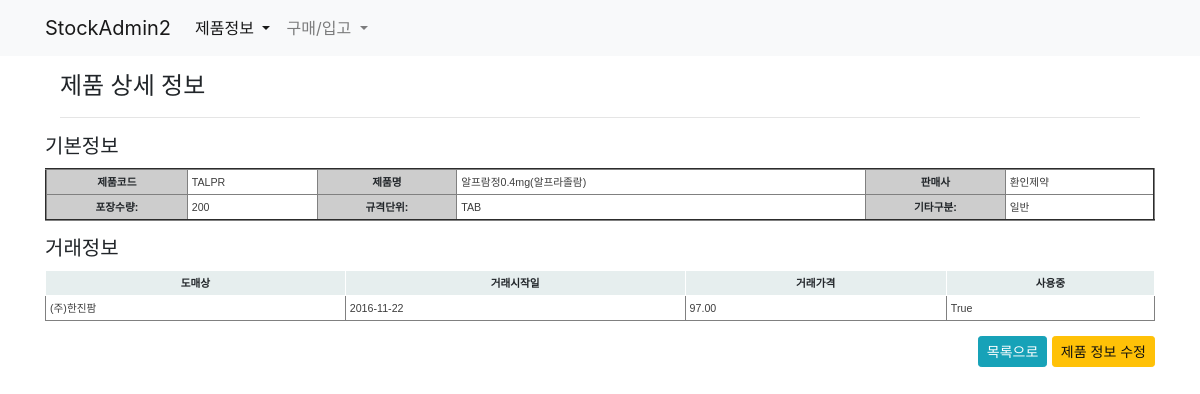
The page /product/877/ on the database as committed earlier.
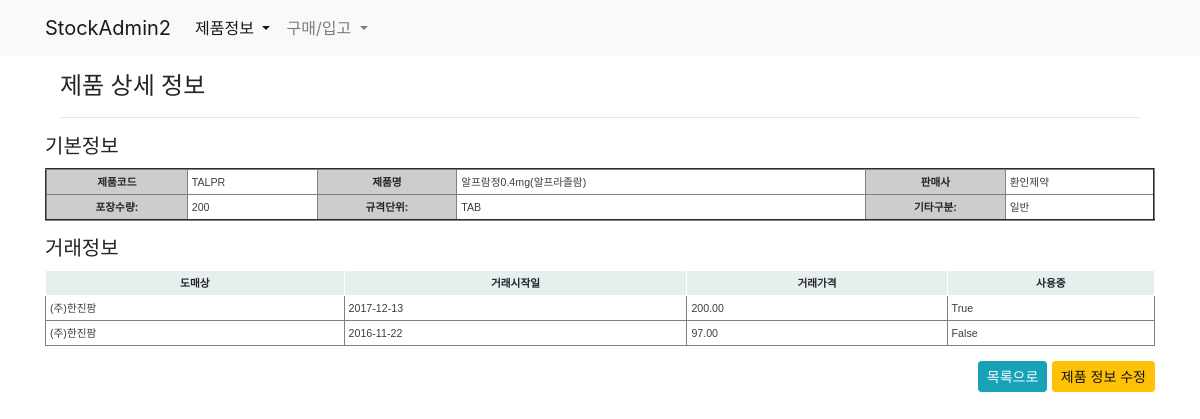
The same page on the database as committed later.
### product/models.py (models this page shows, shortened)
class Product(models.Model):
    name = models.CharField('제품명', max_length=50, unique=True)
    code = models.CharField('제품코드', max_length=50, unique=True)
    company = models.CharField('판매사', max_length=50, blank=True)
    std_unit = models.CharField('제품규격', max_length=10, choices=zip(STD_UNITs, STD_UNITs))
    pkg_amount = models.IntegerField('포장수량', default=1)
    etc_class = models.CharField('기타구분', max_length=10, choices=zip(ETC_CLASS, ETC_CLASS), default='일반')
    updated = models.DateTimeField(auto_now=True)
    created = models.DateTimeField(auto_now_add=True)
    class Meta:
        verbose_name = '제품'
        verbose_name_plural = '제품'
        ordering = '-created',

class BuyInfo(BuyInfoMixin, models.Model):
    slug = models.SlugField('구매코드', unique=True, blank=True)
    product = models.ForeignKey(Product, on_delete=models.CASCADE)
    market = models.ForeignKey(Market, on_delete=models.CASCADE)
    date = models.DateField('시작일자', blank=True, default=timezone.now)
    price = models.DecimalField('구매가격', max_digits=50, decimal_places=2)
    active = models.BooleanField('사용중', default=True)
    updated = models.DateTimeField(auto_now=True)
    created = models.DateTimeField(auto_now_add=True)
    class Meta:
        verbose_name = '구매정보'
        verbose_name_plural = '구매정보'
        ordering = '-created',

class Market(models.Model):
    name = models.CharField('도매상명', max_length=50, unique=True)
    tel = models.CharField('전화', max_length=50, blank=True, null=True)
    fax = models.CharField('팩스', max_length=50, blank=True, null=True)
    email = models.EmailField('메일', blank=True, null=True)
    updated = models.DateTimeField(auto_now=True)
    created = models.DateTimeField(auto_now_add=True)
    class Meta:
        verbose_name = '도매상'
        verbose_name_plural = '도매상'
    def __str__(self):
        return self.name

### product/views.py (the view)
# urls.py: path('<int:pk>/', ProductDetailView.as_view(), name='detail'),
class ProductDetailView(DetailView):
    model = Product

### product/templates/product/product_detail.html
{% extends "product/product_base.html" %}
{% block product_header %}
<h4>제품 상세 정보</h4>
<hr>
{% endblock product_header %}
{% block product_content %}
<div class="col-12">
<h5>기본정보</h5>
<table class="product-info tablesorter" border="2">
    <tr>
        <th>제품코드</th>
        <td>{{ object.code }}</td>
        <th>제품명</th>
        <td>{{ object.name }}</td>
        <th>판매사</th>
        <td>{{ object.company }}</td>
    </tr>
    <tr>
        <th>포장수량:</th>
        <td>{{ object.pkg_amount }}</td>
        <th>규격단위:</th>
        <td>{{ object.std_unit }}</td>
        <th>기타구분:</th>
        <td>{{ object.etc_class }}</td>
    </tr>
</table>
<h5>거래정보</h5>
<table class="product-info tablesorter" border="1">
    <thead>
        <tr>
            <th>도매상</th>
            <th>거래시작일</th>
            <th>거래가격</th>
            <th>사용중</th>
        </tr>
    </thead>
    <tbody>
        {% for info in object.buyinfo_set.all %}
        <tr>
            <td>{{ info.market }}</td>
            <td>{{ info.date|date:"Y-m-d" }}</td>
            <td>{{ info.price }}</td>
            <td>{{ info.active }}</td>
        </tr>
        {% endfor %}
    </tbody>
</table>
</div>
<div class="col-12 text-right">
    <a class="btn btn-info btn-sm" href="{% url 'product:list' %}">목록으로</a>
    <a class="btn btn-warning btn-sm" href="{% url 'product:update' object.pk %}">제품 정보 수정</a>
</div>
{% endblock product_content %}

### product/templates/product/product_base.html
{% extends "base.html" %}
{% block content %}
<div class="container">
    <div class="col-12 my-3">
    {% block product_header %}{% endblock product_header %}
    </div>
    <div class="row">
    {% block product_content %}{% endblock product_content %}
    </div>
</div>
{% endblock content %}

### templates/base.html (shortened to what this page needs)
<!DOCTYPE html>
<html>
<head>
    {% include "components/static.html" %}
</head>
<body>
    {% include "components/navbar.html" %}
    {% block content %}{% endblock content %}
</body>
</html>

### templates/components/static.html (shortened to what this page needs)
{% load static %}
<link rel="stylesheet" type="text/css" href="{% static "bootstrap-4.0.0-beta.2-dist/css/bootstrap.css" %}">
<link rel="stylesheet" type="text/css" href="{% static "jquery-ui-1.12.1/jquery-ui.min.css" %}">
<link rel="stylesheet" type="text/css" href="{% static "tablesorter/themes/blue/style.css" %}">
<link rel="stylesheet" type="text/css" href="{% static "css/common.css" %}">

### templates/components/navbar.html (shortened to what this page needs)
{% url 'product:list' as product_list %}
<nav class="navbar navbar-expand-lg navbar-light bg-light">
	<div class="container">
		<a class="navbar-brand" href="/">StockAdmin2</a>
		<div class="collapse navbar-collapse" id="navbarNavDropdown">
			<ul class="navbar-nav">
				<li class="nav-item dropdown">
					<a class="nav-link dropdown-toggle {% if product_list in request.path %}active{% endif %}" href="#" id="navbarDropdownMenuLink" data-toggle="dropdown" aria-haspopup="true" aria-expanded="false">
					제품정보
					</a>
				</li>
				<li class="nav-item dropdown">
					<a class="nav-link dropdown-toggle" href="#" id="navbarDropdownMenuLink" data-toggle="dropdown" aria-haspopup="true" aria-expanded="false">
					구매/입고
					</a>
				</li>
		 	</ul>
		</div>
	</div>
</nav>

### static/tablesorter/themes/blue/style.css (style rules this page uses)
table.tablesorter { font-family:arial; background-color: #CDCDCD; margin:10px 0pt 15px; font-size: 8pt; width: 100%; text-align: left; }
table.tablesorter thead tr th, table.tablesorter tfoot tr th { background-color: #e6EEEE; border: 1px solid #FFF; font-size: 8pt; padding: 4px; }
table.tablesorter tbody td { color: #3D3D3D; padding: 4px; background-color: #FFF; vertical-align: top; }

### static/css/common.css (style rules this page uses)
table.tablesorter thead { text-align: center; }
.product-info th { text-align: center; }

Rows that differ between the two databases and show on the page:
added BuyInfo: market "(주)한진팜", date "2017-12-13", price "200.00", active "True"
changed BuyInfo: active "True" → "False"
